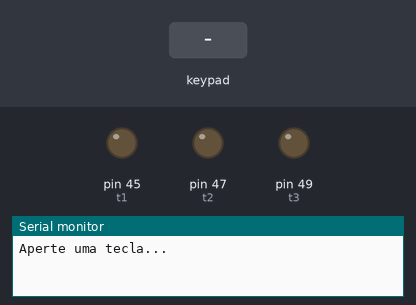
The sketch below on a simulated Arduino Mega 2560, built with avr-gcc and run on an emulated ATmega2560. Parts: output pins drawn as LEDs (lit = HIGH), the last lines printed to the serial monitor. The inputs (shaded band) are chosen by the test bench.

Above: at 1.2 s.
1.3 s: key '0' pressed
At 1.7 s:
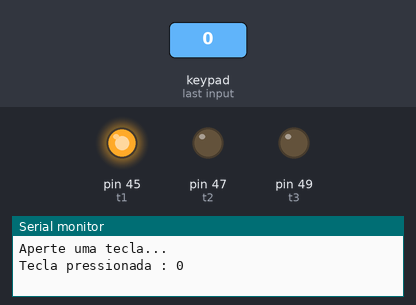
4.3 s: keypad keys 3 4 5 6 pressed 0.4 s apart
8.9 s: key '2' pressed
At 9.8 s:
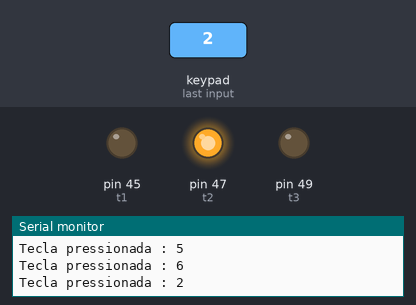
10.4 s: key '1' pressed
At 11.2 s:
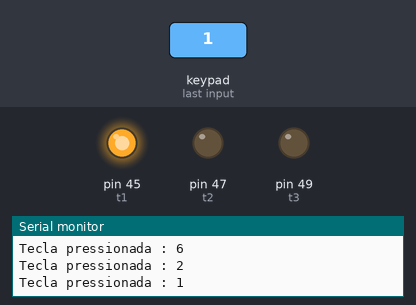
11.9 s: key '3' pressed
At 12.2 s:
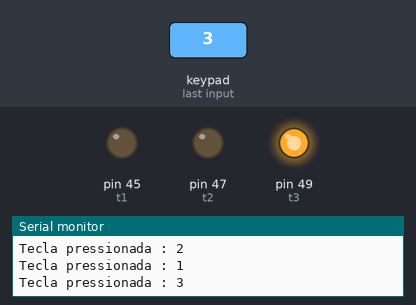
Timing chart, 0 to 14.4 s (numbered marks = the images above; inputs shaded):
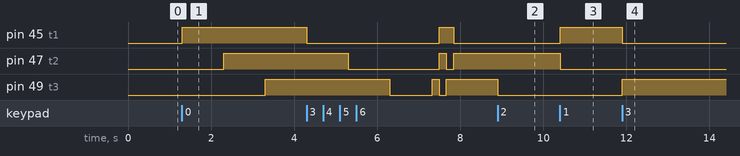

The sketch:

Rede_Inteligente.ino
```cpp
#include <Keypad.h> //INCLUSÃO DE BIBLIOTECA

const byte qtdLinhas = 4; //QUANTIDADE DE LINHAS DO TECLADO
const byte qtdColunas = 4; //QUANTIDADE DE COLUNAS DO TECLADO

//CONSTRUÇÃO DA MATRIZ DE CARACTERES
char matriz_teclas[qtdLinhas][qtdColunas] = {
  {'1','2','3','A'},
  {'4','5','6','B'},
  {'7','8','9','C'},
  {'*','0','#','D'}
};


byte PinosqtdLinhas[qtdLinhas] = {3, 4, 5, 6}; //PINOS UTILIZADOS PELAS LINHAS
byte PinosqtdColunas[qtdColunas] = {31, 33, 35,37}; //PINOS UTILIZADOS PELAS COLUNAS

int t1=45;
int t2=47;
int t3=49;

//INICIALIZAÇÃO DO TECLADO
Keypad teclado = Keypad( makeKeymap(matriz_teclas), PinosqtdLinhas, PinosqtdColunas, qtdLinhas, qtdColunas);

void setup(){
  Serial.begin(9600); //INICIALIZA A SERIAL
  Serial.println("Aperte uma tecla..."); //IMPRIME O TEXTO NO MONITOR SERIAL
  Serial.println(); //QUEBRA UMA LINHA NO MONITOR SERIAL

  pinMode(t1, OUTPUT);
  pinMode(t2, OUTPUT);
  pinMode(t3, OUTPUT);
}

void loop(){
  char tecla_pressionada = teclado.getKey(); //VERIFICA SE ALGUMA DAS TECLAS FOI PRESSIONADA

  if (tecla_pressionada=='1'){ //SE ALGUMA TECLA FOR PRESSIONADA, FAZ
    Serial.print("Tecla pressionada : "); //IMPRIME O TEXTO NO MONITOR SERIAL
    Serial.println(tecla_pressionada); //IMPRIME NO MONITOR SERIAL A TECLA PRESSIONADA
    digitalWrite(t1, HIGH);
    digitalWrite(t2,LOW);
    digitalWrite(t3,LOW);
    delay(10);
  }

  if(tecla_pressionada=='2')
  {
    Serial.print("Tecla pressionada : "); //IMPRIME O TEXTO NO MONITOR SERIAL
    Serial.println(tecla_pressionada); //IMPRIME NO MONITOR SERIAL A TECLA PRESSIONADA
    digitalWrite(t1, LOW);
    digitalWrite(t2,HIGH);
    digitalWrite(t3,LOW);
    delay(10);
  }

    if(tecla_pressionada=='3')
  {
    Serial.print("Tecla pressionada : "); //IMPRIME O TEXTO NO MONITOR SERIAL
    Serial.println(tecla_pressionada); //IMPRIME NO MONITOR SERIAL A TECLA PRESSIONADA
    digitalWrite(t1, LOW);
    digitalWrite(t2,LOW);
    digitalWrite(t3,HIGH);
    delay(10);
  }

    if(tecla_pressionada=='4')
  {
    Serial.print("Tecla pressionada : "); //IMPRIME O TEXTO NO MONITOR SERIAL
    Serial.println(tecla_pressionada); //IMPRIME NO MONITOR SERIAL A TECLA PRESSIONADA
    digitalWrite(t1, HIGH);
    digitalWrite(t2,HIGH);
    digitalWrite(t3,LOW);
    delay(10);
  }

    if(tecla_pressionada=='5')
  {
    Serial.print("Tecla pressionada : "); //IMPRIME O TEXTO NO MONITOR SERIAL
    Serial.println(tecla_pressionada); //IMPRIME NO MONITOR SERIAL A TECLA PRESSIONADA
    digitalWrite(t1, HIGH);
    digitalWrite(t2,LOW);
    digitalWrite(t3,HIGH);
    delay(10);
  }

    if(tecla_pressionada=='6')
  {
    Serial.print("Tecla pressionada : "); //IMPRIME O TEXTO NO MONITOR SERIAL
    Serial.println(tecla_pressionada); //IMPRIME NO MONITOR SERIAL A TECLA PRESSIONADA
    digitalWrite(t1, LOW);
    digitalWrite(t2,HIGH);
    digitalWrite(t3,HIGH);
    delay(10);
  }

    if(tecla_pressionada=='7')
  {
    Serial.print("Tecla pressionada : "); //IMPRIME O TEXTO NO MONITOR SERIAL
    Serial.println(tecla_pressionada); //IMPRIME NO MONITOR SERIAL A TECLA PRESSIONADA
    digitalWrite(t1, HIGH);
    digitalWrite(t2,HIGH);
    digitalWrite(t3,HIGH);
    delay(10);
  }

    if(tecla_pressionada=='8')
  {
    Serial.print("Tecla pressionada : "); //IMPRIME O TEXTO NO MONITOR SERIAL
    Serial.println(tecla_pressionada); //IMPRIME NO MONITOR SERIAL A TECLA PRESSIONADA
    digitalWrite(t1, LOW);
    digitalWrite(t2,LOW);
    digitalWrite(t3,LOW);
    delay(10);
  }

    if(tecla_pressionada=='0')
  {
    Serial.print("Tecla pressionada : "); //IMPRIME O TEXTO NO MONITOR SERIAL
    Serial.println(tecla_pressionada); //IMPRIME NO MONITOR SERIAL A TECLA PRESSIONADA
    digitalWrite(t1, HIGH);
    digitalWrite(t2,LOW);
    digitalWrite(t3,LOW);
    delay(1000);

    digitalWrite(t1, HIGH);
    digitalWrite(t2,HIGH);
    digitalWrite(t3,LOW);
    delay(1000);

    digitalWrite(t1, HIGH);
    digitalWrite(t2,HIGH);
    digitalWrite(t3,HIGH);
    delay(1000);

    digitalWrite(t1, LOW);
    digitalWrite(t2,HIGH);
    digitalWrite(t3,HIGH);
    delay(1000);

    digitalWrite(t1, LOW);
    digitalWrite(t2,LOW);
    digitalWrite(t3,HIGH);
    delay(1000);

    digitalWrite(t1, LOW);
    digitalWrite(t2,LOW);
    digitalWrite(t3,LOW);
    delay(1000);
  }
}
```

Measured:
- after the input at 1.3 s, pin 45 (t1): LOW → HIGH at once; pin 47 (t2): LOW → HIGH after 1.0 s; pin 49 (t3): LOW → HIGH after 2.0 s
- after the input at 8.9 s, pin 49 (t3): HIGH → LOW at once
- after the input at 10.4 s, pin 45 (t1): LOW → HIGH at once; pin 47 (t2): HIGH → LOW at once
- after the input at 11.9 s, pin 45 (t1): HIGH → LOW at once; pin 49 (t3): LOW → HIGH at once
